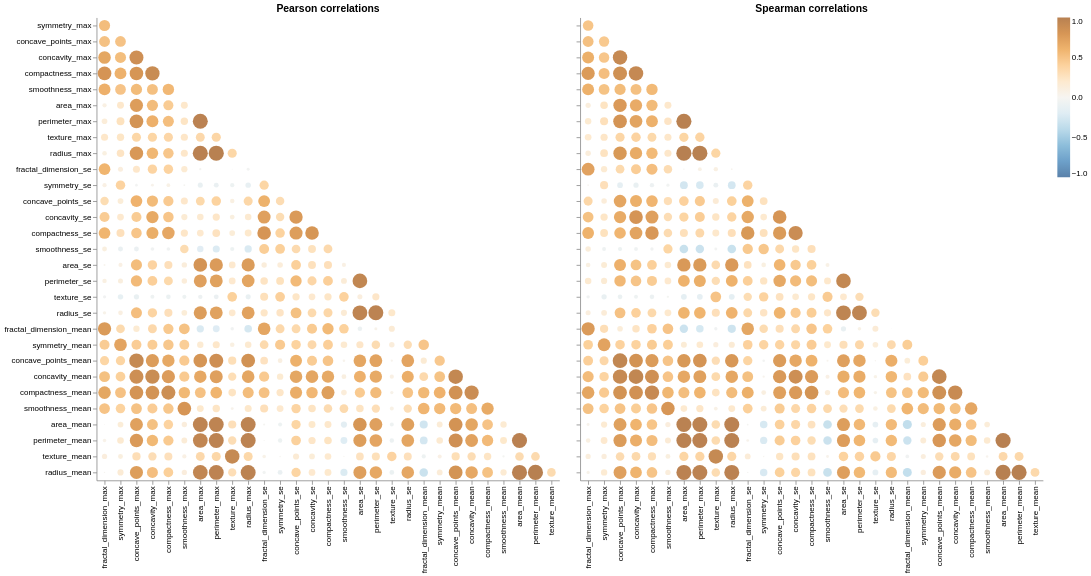

The code cell stored with this chart in its notebook:
### Markdown cell above
### 4. Correlation Analysis: Pearson vs. Spearman
**Method:**
* **Pearson Correlation:** Measures linear relationships.
* **Spearman Correlation:** Measures monotonic rank relationships (non-linear).
Comparing both helps identify if relationships are strictly linear or just trending in the same direction.

**Purpose:**
To detect **Multicollinearity**—redundant features that increase model complexity without adding information.

**Results:**
Both metrics show near-perfect correlation ($>0.95$) between `Radius`, `Perimeter`, and `Area`. This confirms these features are geometrically redundant. We should retain only one (e.g., Radius) and drop the others to improve model stability.

### Code cell
# Multicollinearity

corr_chart = aly.corr(clean_df)

corr_chart.save('../results/images/corr_chart.png')
corr_chart.save('../results/images/corr_chart.svg')

corr_chart

### Figure 1 — Vega specification as saved in the notebook (floating-point values rounded to 4 significant figures; data arrays with more than 128 entries replaced by an {"elided": "..."} marker saying what was removed)
{"$schema": "https://vega.github.io/schema/vega/v5.json", "data": [{"name": "source_0"}, {"name": "data_0", "values": {"elided": "435 records"}}, {"name": "source_1"}, {"name": "data_1", "values": {"elided": "435 records"}}, {"name": "source_0_concat_0_x_domain_index", "values": [{"index": "compactness_max", "sort_field": 4.0}, {"index": "perimeter_max", "sort_field": 7.0}, {"index": "fractal_dimension_max", "sort_field": 0.0}, {"index": "symmetry_max", "sort_field": 1.0}, {"index": "concave_points_max", "sort_field": 2.0}, {"index": "smoothness_max", "sort_field": 5.0}, {"index": "concavity_max", "sort_field": 3.0}, {"index": "texture_max", "sort_field": 8.0}, {"index": "radius_max", "sort_field": 9.0}, {"index": "fractal_dimension_se", "sort_field": 10.0}, {"index": "symmetry_se", "sort_field": 11.0}, {"index": "concave_points_se", "sort_field": 12.0}, {"index": "concavity_se", "sort_field": 13.0}, {"index": "compactness_se", "sort_field": 14.0}, {"index": "smoothness_se", "sort_field": 15.0}, {"index": "area_se", "sort_field": 16.0}, {"index": "perimeter_se", "sort_field": 17.0}, {"index": "area_max", "sort_field": 6.0}, {"index": "texture_se", "sort_field": 18.0}, {"index": "radius_se", "sort_field": 19.0}, {"index": "perimeter_mean", "sort_field": 27.0}, {"index": "compactness_mean", "sort_field": 24.0}, {"index": "area_mean", "sort_field": 26.0}, {"index": "smoothness_mean", "sort_field": 25.0}, {"index": "fractal_dimension_mean", "sort_field": 20.0}, {"index": "concavity_mean", "sort_field": 23.0}, {"index": "concave_points_mean", "sort_field": 22.0}, {"index": "symmetry_mean", "sort_field": 21.0}, {"index": "texture_mean", "sort_field": 28.0}]}, {"name": "source_0_concat_0_y_domain_variable", "values": [{"sort_field": 17.0, "variable": "texture_se"}, {"sort_field": 27.0, "variable": "texture_mean"}, {"sort_field": 7.0, "variable": "texture_max"}, {"sort_field": 10.0, "variable": "symmetry_se"}, {"sort_field": 20.0, "variable": "symmetry_mean"}, {"sort_field": 0.0, "variable": "symmetry_max"}, {"sort_field": 14.0, "variable": "smoothness_se"}, {"sort_field": 24.0, "variable": "smoothness_mean"}, {"sort_field": 4.0, "variable": "smoothness_max"}, {"sort_field": 18.0, "variable": "radius_se"}, {"sort_field": 28.0, "variable": "radius_mean"}, {"sort_field": 8.0, "variable": "radius_max"}, {"sort_field": 16.0, "variable": "perimeter_se"}, {"sort_field": 26.0, "variable": "perimeter_mean"}, {"sort_field": 6.0, "variable": "perimeter_max"}, {"sort_field": 9.0, "variable": "fractal_dimension_se"}, {"sort_field": 19.0, "variable": "fractal_dimension_mean"}, {"sort_field": 12.0, "variable": "concavity_se"}, {"sort_field": 22.0, "variable": "concavity_mean"}, {"sort_field": 2.0, "variable": "concavity_max"}, {"sort_field": 11.0, "variable": "concave_points_se"}, {"sort_field": 21.0, "variable": "concave_points_mean"}, {"sort_field": 1.0, "variable": "concave_points_max"}, {"sort_field": 13.0, "variable": "compactness_se"}, {"sort_field": 23.0, "variable": "compactness_mean"}, {"sort_field": 3.0, "variable": "compactness_max"}, {"sort_field": 15.0, "variable": "area_se"}, {"sort_field": 25.0, "variable": "area_mean"}, {"sort_field": 5.0, "variable": "area_max"}]}, {"name": "source_1_concat_1_x_domain_index", "values": [{"index": "compactness_max", "sort_field": 4.0}, {"index": "perimeter_max", "sort_field": 7.0}, {"index": "fractal_dimension_max", "sort_field": 0.0}, {"index": "symmetry_max", "sort_field": 1.0}, {"index": "concave_points_max", "sort_field": 2.0}, {"index": "smoothness_max", "sort_field": 5.0}, {"index": "concavity_max", "sort_field": 3.0}, {"index": "texture_max", "sort_field": 8.0}, {"index": "radius_max", "sort_field": 9.0}, {"index": "fractal_dimension_se", "sort_field": 10.0}, {"index": "symmetry_se", "sort_field": 11.0}, {"index": "concave_points_se", "sort_field": 12.0}, {"index": "concavity_se", "sort_field": 13.0}, {"index": "compactness_se", "sort_field": 14.0}, {"index": "smoothness_se", "sort_field": 15.0}, {"index": "area_se", "sort_field": 16.0}, {"index": "perimeter_se", "sort_field": 17.0}, {"index": "area_max", "sort_field": 6.0}, {"index": "texture_se", "sort_field": 18.0}, {"index": "radius_se", "sort_field": 19.0}, {"index": "perimeter_mean", "sort_field": 27.0}, {"index": "compactness_mean", "sort_field": 24.0}, {"index": "area_mean", "sort_field": 26.0}, {"index": "smoothness_mean", "sort_field": 25.0}, {"index": "fractal_dimension_mean", "sort_field": 20.0}, {"index": "concavity_mean", "sort_field": 23.0}, {"index": "concave_points_mean", "sort_field": 22.0}, {"index": "symmetry_mean", "sort_field": 21.0}, {"index": "texture_mean", "sort_field": 28.0}]}, {"name": "source_1_concat_1_y_domain_variable", "values": [{"sort_field": 17.0, "variable": "texture_se"}, {"sort_field": 27.0, "variable": "texture_mean"}, {"sort_field": 7.0, "variable": "texture_max"}, {"sort_field": 10.0, "variable": "symmetry_se"}, {"sort_field": 20.0, "variable": "symmetry_mean"}, {"sort_field": 0.0, "variable": "symmetry_max"}, {"sort_field": 14.0, "variable": "smoothness_se"}, {"sort_field": 24.0, "variable": "smoothness_mean"}, {"sort_field": 4.0, "variable": "smoothness_max"}, {"sort_field": 18.0, "variable": "radius_se"}, {"sort_field": 28.0, "variable": "radius_mean"}, {"sort_field": 8.0, "variable": "radius_max"}, {"sort_field": 16.0, "variable": "perimeter_se"}, {"sort_field": 26.0, "variable": "perimeter_mean"}, {"sort_field": 6.0, "variable": "perimeter_max"}, {"sort_field": 9.0, "variable": "fractal_dimension_se"}, {"sort_field": 19.0, "variable": "fractal_dimension_mean"}, {"sort_field": 12.0, "variable": "concavity_se"}, {"sort_field": 22.0, "variable": "concavity_mean"}, {"sort_field": 2.0, "variable": "concavity_max"}, {"sort_field": 11.0, "variable": "concave_points_se"}, {"sort_field": 21.0, "variable": "concave_points_mean"}, {"sort_field": 1.0, "variable": "concave_points_max"}, {"sort_field": 13.0, "variable": "compactness_se"}, {"sort_field": 23.0, "variable": "compactness_mean"}, {"sort_field": 3.0, "variable": "compactness_max"}, {"sort_field": 15.0, "variable": "area_se"}, {"sort_field": 25.0, "variable": "area_mean"}, {"sort_field": 5.0, "variable": "area_max"}]}], "signals": [{"name": "concat_0_x_step", "value": 20}, {"name": "concat_0_width", "update": "bandspace(domain('concat_0_x').length, 1, 0.5) * concat_0_x_step"}, {"name": "concat_0_y_step", "value": 20}, {"name": "concat_0_height", "update": "bandspace(domain('concat_0_y').length, 1, 0.5) * concat_0_y_step"}, {"name": "concat_1_x_step", "value": 20}, {"name": "concat_1_width", "update": "bandspace(domain('concat_1_x').length, 1, 0.5) * concat_1_x_step"}, {"name": "concat_1_y_step", "value": 20}, {"name": "concat_1_height", "update": "bandspace(domain('concat_1_y').length, 1, 0.5) * concat_1_y_step"}], "marks": [{"type": "group", "name": "concat_0_group", "encode": {"update": {"width": {"signal": "concat_0_width"}, "height": {"signal": "concat_0_height"}}}, "marks": [{"type": "symbol", "name": "concat_0_marks", "from": {"data": "data_0"}, "encode": {"update": {"shape": {"value": "circle"}, "description": {"signal": "\"index: \" + (isValid(datum[\"index\"]) ? datum[\"index\"] : \"\"+datum[\"index\"]) + \"; variable: \" + (isValid(datum[\"variable\"]) ? datum[\"variable\"] : \"\"+datum[\"variable\"]) + \"; value: \" + (format(datum[\"value\"], \"\")) + \"; abs_value: \" + (format(datum[\"abs_value\"], \"\")) + \"; corr: \" + (format(datum[\"value\"], \".2f\")) + \"; x: \" + (isValid(datum[\"index\"]) ? datum[\"index\"] : \"\"+datum[\"index\"]) + \"; y: \" + (isValid(datum[\"variable\"]) ? datum[\"variable\"] : \"\"+datum[\"variable\"])"}, "size": {"field": "abs_value", "scale": "size"}, "y": {"field": "variable", "scale": "concat_0_y"}, "x": {"field": "index", "scale": "concat_0_x"}, "tooltip": {"signal": "{\"corr\": format(datum[\"value\"], \".2f\"), \"x\": isValid(datum[\"index\"]) ? datum[\"index\"] : \"\"+datum[\"index\"], \"y\": isValid(datum[\"variable\"]) ? datum[\"variable\"] : \"\"+datum[\"variable\"]}"}, "fill": {"field": "value", "scale": "color"}, "opacity": {"value": 0.7}, "ariaRoleDescription": {"value": "circle"}}}, "style": ["circle"]}], "axes": [{"scale": "concat_0_x", "labelAlign": "right", "labelBaseline": "middle", "grid": false, "labelAngle": 270, "zindex": 0, "orient": "bottom"}, {"scale": "concat_0_y", "grid": false, "zindex": 0, "orient": "left"}], "title": {"text": "Pearson correlations", "frame": "group"}, "style": "cell"}, {"type": "group", "name": "concat_1_group", "encode": {"update": {"height": {"signal": "concat_1_height"}, "width": {"signal": "concat_1_width"}}}, "marks": [{"type": "symbol", "name": "concat_1_marks", "from": {"data": "data_1"}, "encode": {"update": {"ariaRoleDescription": {"value": "circle"}, "fill": {"field": "value", "scale": "color"}, "tooltip": {"signal": "{\"corr\": format(datum[\"value\"], \".2f\"), \"x\": isValid(datum[\"index\"]) ? datum[\"index\"] : \"\"+datum[\"index\"], \"y\": isValid(datum[\"variable\"]) ? datum[\"variable\"] : \"\"+datum[\"variable\"]}"}, "y": {"field": "variable", "scale": "concat_1_y"}, "shape": {"value": "circle"}, "size": {"field": "abs_value", "scale": "size"}, "x": {"field": "index", "scale": "concat_1_x"}, "opacity": {"value": 0.7}, "description": {"signal": "\"index: \" + (isValid(datum[\"index\"]) ? datum[\"index\"] : \"\"+datum[\"index\"]) + \"; variable: \" + (isValid(datum[\"variable\"]) ? datum[\"variable\"] : \"\"+datum[\"variable\"]) + \"; value: \" + (format(datum[\"value\"], \"\")) + \"; abs_value: \" + (format(datum[\"abs_value\"], \"\")) + \"; corr: \" + (format(datum[\"value\"], \".2f\")) + \"; x: \" + (isValid(datum[\"index\"]) ? datum[\"index\"] : \"\"+datum[\"index\"]) + \"; y: \" + (isValid(datum[\"variable\"]) ? datum[\"variable\"] : \"\"+datum[\"variable\"])"}}}, "style": ["circle"]}], "axes": [{"scale": "concat_1_x", "labelBaseline": "middle", "zindex": 0, "orient": "bottom", "grid": false, "labelAngle": 270, "labelAlign": "right"}, {"scale": "concat_1_y", "zindex": 0, "grid": false, "orient": "left", "labels": false}], "title": {"text": "Spearman correlations", "frame": "group"}, "style": "cell"}], "scales": [{"name": "color", "type": "linear", "domain": [-1, 1], "range": {"scheme": "blueorange"}, "interpolate": "hcl", "zero": true}, {"name": "size", "type": "linear", "domain": [0, 1], "range": [0, 361], "zero": true}, {"name": "concat_0_x", "type": "point", "domain": {"data": "source_0_concat_0_x_domain_index", "field": "index", "sort": {"op": "max", "field": "sort_field"}}, "range": {"step": {"signal": "concat_0_x_step"}}, "padding": 0.5}, {"name": "concat_0_y", "type": "point", "domain": {"data": "source_0_concat_0_y_domain_variable", "field": "variable", "sort": {"op": "max", "field": "sort_field"}}, "range": {"step": {"signal": "concat_0_y_step"}}, "padding": 0.5}, {"name": "concat_1_x", "type": "point", "domain": {"data": "source_1_concat_1_x_domain_index", "field": "index", "sort": {"op": "max", "field": "sort_field"}}, "range": {"step": {"signal": "concat_1_x_step"}}, "padding": 0.5}, {"name": "concat_1_y", "type": "point", "domain": {"data": "source_1_concat_1_y_domain_variable", "field": "variable", "sort": {"op": "max", "field": "sort_field"}}, "range": {"step": {"signal": "concat_1_y_step"}}, "padding": 0.5}], "layout": {"padding": 20, "bounds": "full", "align": "each"}, "padding": 5, "config": {"style": {"cell": {"strokeWidth": 0}}}, "background": "white", "legends": [{"fill": "color", "gradientLength": {"signal": "clamp(concat_0_height, 64, 200)"}, "encode": {"gradient": {"update": {"opacity": {"value": 0.7}}}}}]}
